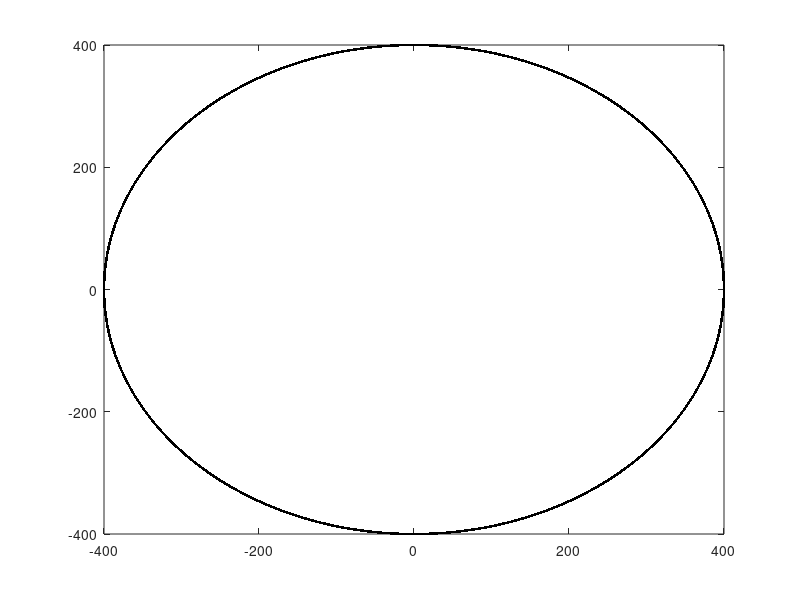
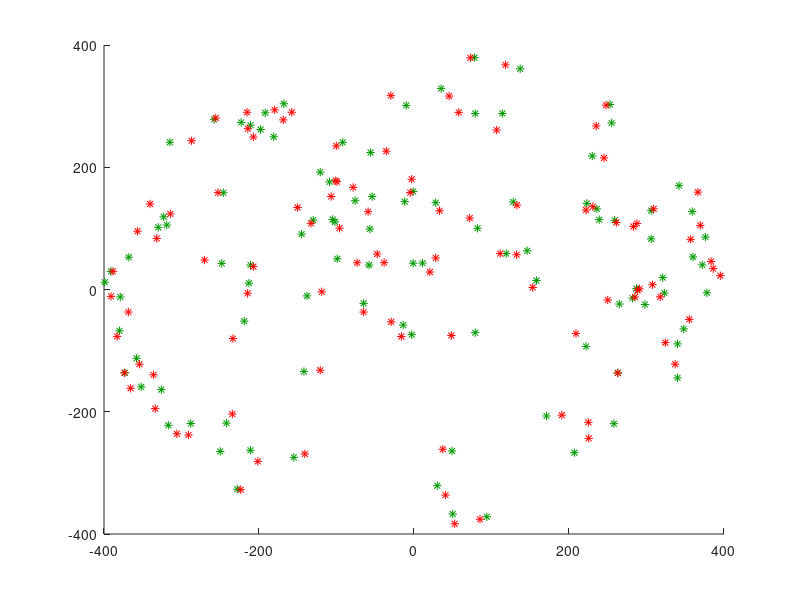

Recreate these plots in MATLAB, in order. (Note: this script raises an error after producing the figures.)
%%
%% ------- cells in random walk.
radius = 400;
center = [0,0];
xRange = [-400 400];

%% points on circle
theta1 = [0:0.1:360];
x_onCircle = radius*(cosd(theta1));
y_onCircle = radius*(sind(theta1));
figure; plot(x_onCircle, y_onCircle, 'k.');

%% select random n = nPoints inside circle.
nPoints = 100;
x0 = randi(xRange, 1, nPoints);
y0 = sqrt(radius^2 - x0.^2);

y_0 = [+1, -1];
y_01 = randi(2, 1, nPoints);
y_02 = rand(1, nPoints);

y0 = y_0(y_01).*y_02.*(y0);

x27 = zeros(1, nPoints); y27 = x27;
%%
v = 1.73; % mean displacement moved by a cell in 1h
%avg distance moved by all cells in 10 minutes = 1.56um, in 6*1.56 = 9.33 um.

%% ------------------- completely random direction
% a) increments only if cell remains inside the circle.
for ii = 1:nPoints
    x1 = x0(ii);
    y1 = y0(ii);
    
    for jj = 1:27*6
        theta = randi([0 360], 1);%-- random direction
        x2 = v*cosd(theta)+x1;
        y2 = v*sind(theta)+y1;
        
        if x2^2 + y2^2 <= radius^2
            x1 = x2;
            y1 = y2;
        end
    end
    
    x27(ii) = x1;
    y27(ii) = y1;   
end
%%
% b) remains on the boundary if increment forces it out.
for ii = 1:nPoints
    x1 = x0(ii);
    y1 = y0(ii);
    
    for jj = 1:27*6
        theta = randi([0 360], 1);%-- random direction
        x2 = v*cosd(theta)+x1;
        y2 = v*sind(theta)+y1;
        
        if x2^2 + y2^2 > radius^2
            dists = sqrt((x2-x_onCircle).^2 + (y2 - y_onCircle).^2);
            [~, closest] = min(dists);
            x2 = x_onCircle(closest);
            y2 = y_onCircle(closest);
        end
        x1 = x2;
        y1 = y2;
    end
    
    x27(ii) = x1;
    y27(ii) = y1;   
end
%%

%% points in the circle
figure; hold on;
plot(x0, y0, '*', 'Color', [0 0.6 0]);
plot(x27, y27, 'r*');
%% displacement
displacement = sqrt((y27 - y0).^2 + (x27 - x0).^2);
figure;
h = histogram(displacement, 'Normalization', 'Probability', 'BinWidth', 2);
h.FaceColor = [0.6 0 0];
xlabel('Displacement (\mum)'); ylabel('Fraction of cells');
ax = gca; ax.FontSize = 16; ax.FontWeight = 'bold';
%% ---------------------- radial displaement vs distance from the edge
d0 = 400 - sqrt(y0.^2 + x0.^2); % distance of points from the edge at t0
rD = sqrt(y27.^2 + x27.^2) - sqrt(y0.^2 + x0.^2); % radial displacement

figure; plot(d0, rD, '.', 'Color', [0.7 0 0]);
xlabel('Distance from the edge at t0');
ylabel('Radial displacement');
ax = gca; ax.FontSize = 12; ax.FontWeight = 'bold';
%%
figure;
h = histogram(rD, 'Normalization', 'Probability', 'BinWidth', 2);
h.FaceColor = [0.6 0 0];
xlabel('radial displacement (\mum)'); ylabel('Fraction of cells');
ax = gca; ax.FontSize = 16; ax.FontWeight = 'bold';





